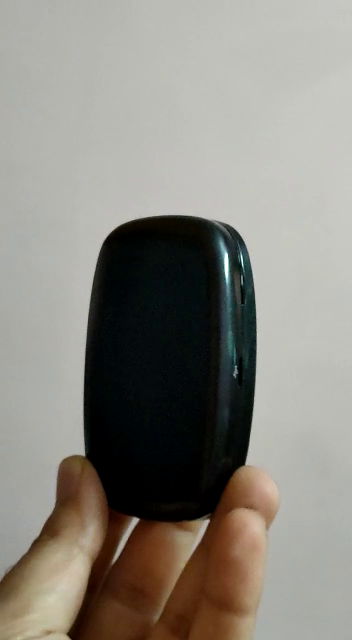
#> input picture frame 29 of Object_tracking/Input.mp4, 352 x 640 px
$ jupyter execute object_tracking.ipynb
#> lines starting #> are read from the running program, lines starting #| are printed output that depends on the picture; after the words box and inside, x2 and y2 are one past the last pixel; in counts of white or black regions, pixels touching at a corner belong together
# Camshift

[cell 1]
import numpy as np
import cv2

# Read the input video
cap = cv2.VideoCapture('Input.mp4')
frame = None
frame_width = int(cap.get(3))
frame_height = int(cap.get(4))
size = (frame_width, frame_height)
ret, frame = cap.read()
#> frame is the input picture: shape (640, 352, 3); mean B, G, R 127.4, 134.8, 138.6
img = cv2.imread('object.png')
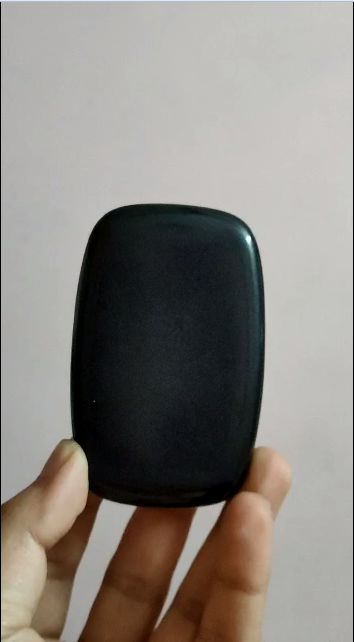
#> input picture Object_tracking/object.PNG, 354 x 642 px, found by its file name
#> img is the input picture: shape (642, 354, 3); mean B, G, R 126.9, 132.2, 137
# Getting the coordinates
x = 70
y = 200
width = 260 - x
height = 510 - y
track_window = (x, y, width, height)
result = cv2.VideoWriter('Output.avi', cv2.VideoWriter_fourcc(*'MJPG'), 10, size)
if frame is not None:
    # To draw rectangle
    cv2.rectangle(frame, (y + height, y + height), (y, y), (0, 255, 0), 0)
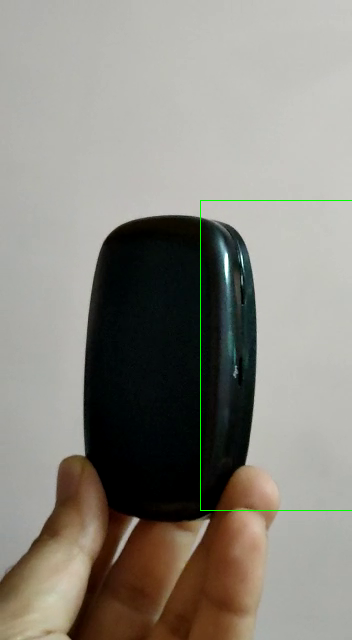
#> frame: shape (640, 352, 3); 0.27% of pixels changed, all inside (x1, y1, x2, y2) = (200, 200, 352, 511)
    # Getting the region of Interest
    roi = frame[y:y + height, x:x + width]
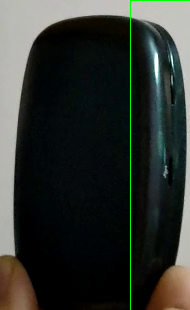
#> roi: shape (310, 190, 3); mean B, G, R 46.1, 50.4, 46.6
    # convert ROI from BGR to HSV format
    hsv_roi = cv2.cvtColor(roi, cv2.COLOR_BGR2HSV)
#> hsv_roi: shape (310, 190, 3); mean H, S, V 60.6, 121.1, 53.1
    # Obtaining mask
    mask = cv2.inRange(hsv_roi, np.array((0., 60., 32.)), np.array((180., 255., 255)))
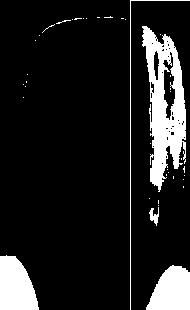
#> mask: shape (310, 190); 12.8% white; 39 white regions (34 under 20 px), largest, box (x1, y1, x2, y2) and area: (142, 26, 186, 192) 3865, (0, 255, 39, 310) 1641, (146, 265, 190, 310) 1477, (130, 0, 190, 310) 369, (149, 207, 159, 226) 93
    # Getting the histogram for ROI
    roi_hist = cv2.calcHist([hsv_roi], [0], mask, [180], [0, 180])
#> roi_hist = 180 values, max 632 at index 13, min 0 at index 0, mean 41.95
    cv2.normalize(roi_hist, roi_hist, 0, 255, cv2.NORM_MINMAX)
    # Termination criteria,
    # either 15 iteration or move by atleast 2 pt
    term_crit = ( cv2.TERM_CRITERIA_EPS | cv2.TERM_CRITERIA_COUNT, 5, 1)
    while(1):
        ret, frame = cap.read()
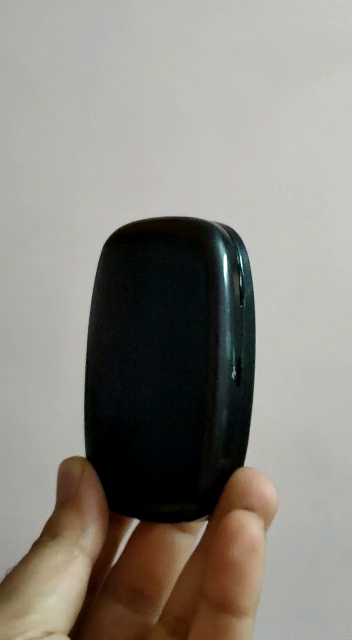
#> input picture frame 30 of Object_tracking/Input.mp4, 352 x 640 px
#> frame is the input picture: shape (640, 352, 3); mean B, G, R 128.2, 135.4, 139.5
    # Displaying the original video
        cv2.imshow('Original', frame)
        ret1, frame1 = cv2.threshold(frame, 180, 155, cv2.THRESH_TOZERO_INV)
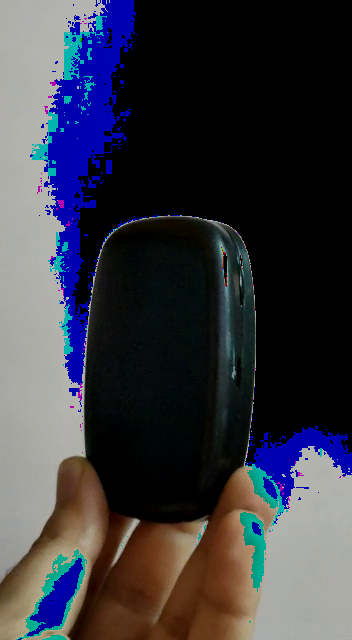
#> frame1: shape (640, 352, 3); mean B, G, R 63.9, 55, 54.9
        hsv = cv2.cvtColor(frame1,cv2.COLOR_BGR2HSV)
#> hsv: shape (640, 352, 3); mean H, S, V 34.3, 75.1, 73.8
        dst = cv2.calcBackProject([hsv], [0], roi_hist, [0, 180], 1)
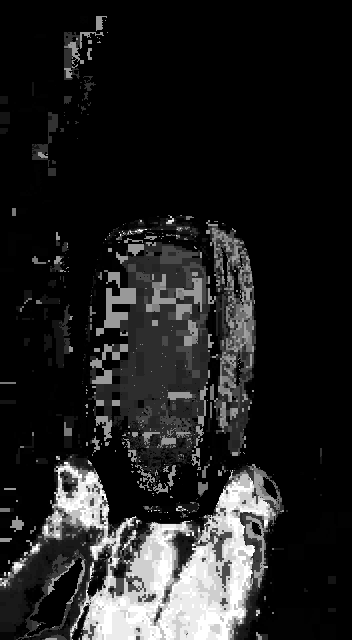
#> dst: shape (640, 352); min 0, max 255, mean 33.2
    # Applying Camshift
        ret2, track_window = cv2.CamShift(dst, track_window, term_crit)
#> ret2 = ((176.5, 524), (209.7, 368.2), 2.93); track_window = (71, 408, 211, 232)

    # Inseting the rectange on the image
        pts = cv2.boxPoints(ret2)
#> pts = [[62.34, 702.5], [81.19, 334.8], [290.7, 345.5], [271.8, 713.2]]
        pts = np.int0(pts)
#> pts = [[62, 702], [81, 334], [290, 345], [271, 713]]
        Result = cv2.polylines(frame, [pts], True,(255, 255, 0), 2)
    # Displaying the Final video

        cv2.imshow('Final', Result)
        result.write(frame)
    # Press ESC to stop
        k = cv2.waitKey(20) & 0xff
#> (key Esc is pressed here)
        if k == 27:
            break
else:
    print("Not able to open video")
# Releasing the cap object
cap.release()
result.release()
# closing all opened windows
cv2.destroyAllWindows()

$ run again, starting later in the video
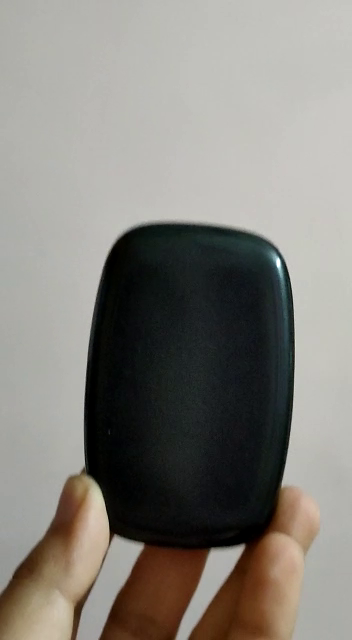
#> input picture frame 133 of Object_tracking/Input.mp4, 352 x 640 px
#> frame is the input picture: shape (640, 352, 3); mean B, G, R 123.1, 129.3, 132.4
#> frame: shape (640, 352, 3); 0.27% of pixels changed, all inside (x1, y1, x2, y2) = (200, 200, 352, 511)
#> hsv_roi: shape (310, 190, 3); mean H, S, V 72.3, 62.3, 55.5
#> `mask = cv2.inRange(hsv_roi, np.array((0., 60., 32.)), np.array((180., ..`:
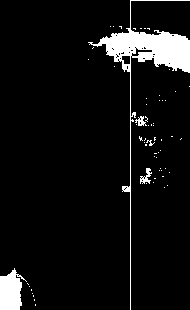
#> mask: shape (310, 190); 6.7% white; 61 white regions (56 under 20 px), largest, box (x1, y1, x2, y2) and area: (88, 0, 190, 310) 2896, (0, 268, 27, 310) 761, (140, 168, 152, 184) 89, (135, 116, 147, 126) 61, (146, 140, 155, 146) 21
#> roi_hist = 180 values, max 464 at index 90, min 0 at index 0, mean 21.87
#> hsv: shape (640, 352, 3); mean H, S, V 42.5, 66.5, 73.6
#> `dst = cv2.calcBackProject([hsv], [0], roi_hist, [0, 180], 1)`:
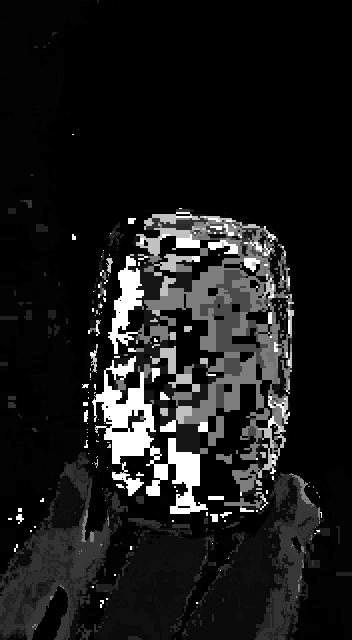
#> dst: shape (640, 352); min 0, max 255, mean 27.2
#> ret2 = ((184.5, 366.5), (212.9, 341.9), 7.13); track_window = (78, 196, 213, 341)
#> `pts = cv2.boxPoints(ret2)`: pts = [[57.64, 522.9], [100.1, 183.6], [311.4, 210.1], [268.9, 549.4]]
#> `pts = np.int0(pts)`: pts = [[57, 522], [100, 183], [311, 210], [268, 549]]

$ run again, starting later in the video
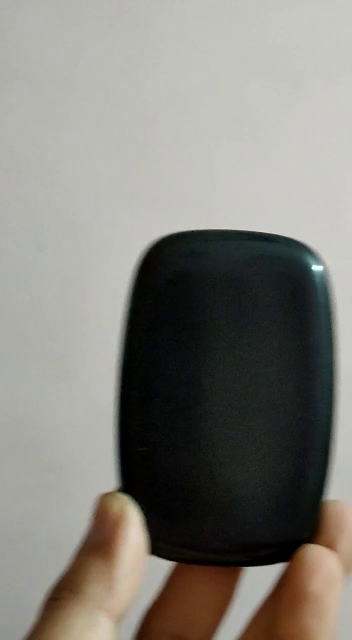
#> input picture frame 237 of Object_tracking/Input.mp4, 352 x 640 px
#> frame is the input picture: shape (640, 352, 3); mean B, G, R 123.1, 129, 131.7
#> frame: shape (640, 352, 3); 0.27% of pixels changed, all inside (x1, y1, x2, y2) = (200, 200, 352, 511)
#> hsv_roi: shape (310, 190, 3); mean H, S, V 53.6, 44.9, 81.5
#> `mask = cv2.inRange(hsv_roi, np.array((0., 60., 32.)), np.array((180., ..`:
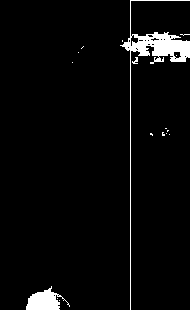
#> mask: shape (310, 190); 3.7% white; 17 white regions (14 under 20 px), largest, box (x1, y1, x2, y2) and area: (120, 0, 190, 310) 1574, (26, 286, 70, 310) 563, (132, 57, 138, 64) 23
#> roi_hist = 180 values, max 369 at index 60, min 0 at index 0, mean 12.23
#> hsv: shape (640, 352, 3); mean H, S, V 40.4, 61.9, 65.8
#> `dst = cv2.calcBackProject([hsv], [0], roi_hist, [0, 180], 1)`:
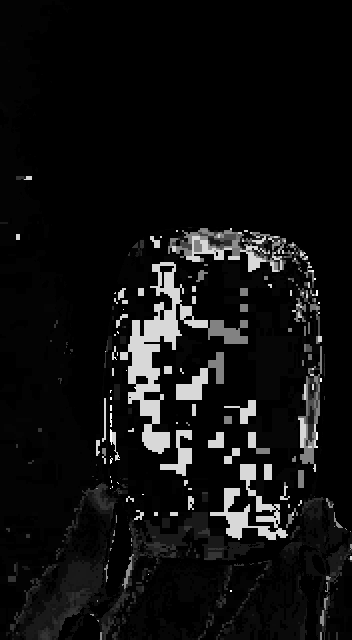
#> dst: shape (640, 352); min 0, max 255, mean 16.2
#> ret2 = ((193.5, 381.5), (193.9, 358.7), 175.2); track_window = (96, 202, 195, 359)
#> `pts = cv2.boxPoints(ret2)`: pts = [[274.9, 194.6], [305.3, 552], [112.1, 568.4], [81.73, 211]]
#> `pts = np.int0(pts)`: pts = [[274, 194], [305, 552], [112, 568], [81, 210]]
